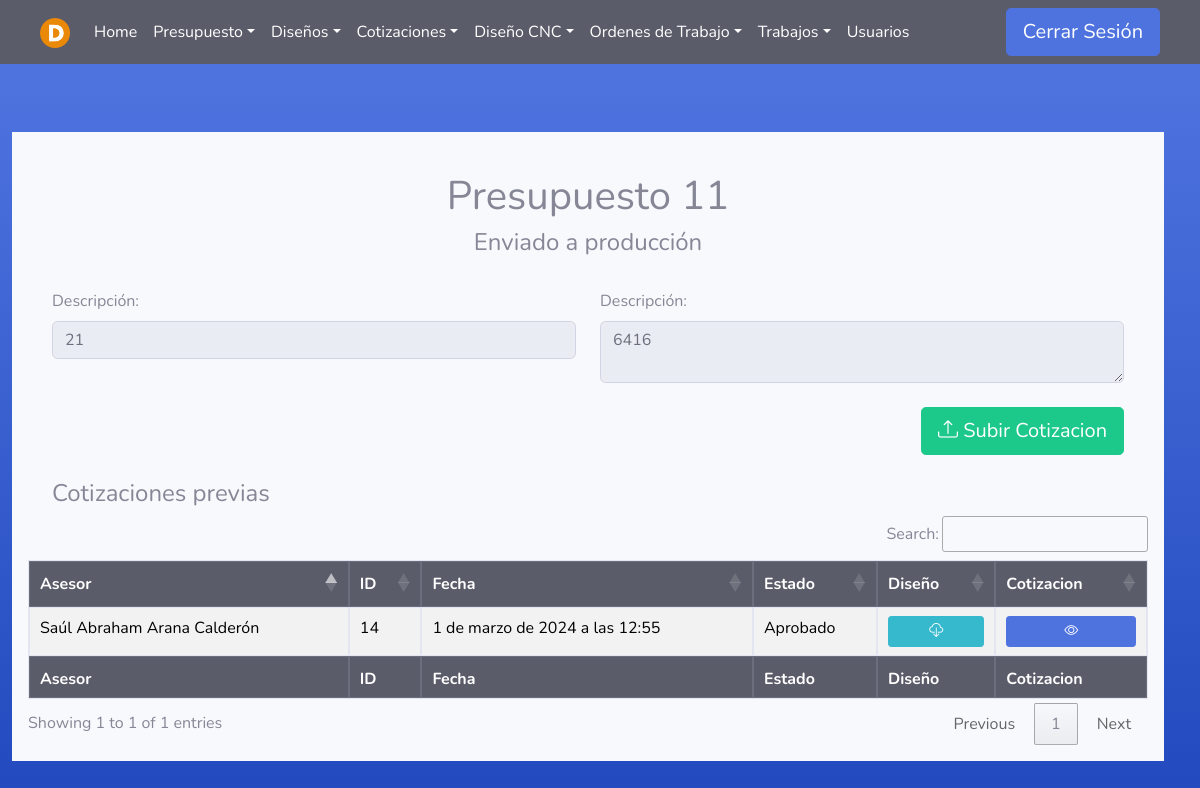
/Cotizaciones/Informacion/11/ (signed in), run on an earlier commit of the app's database.
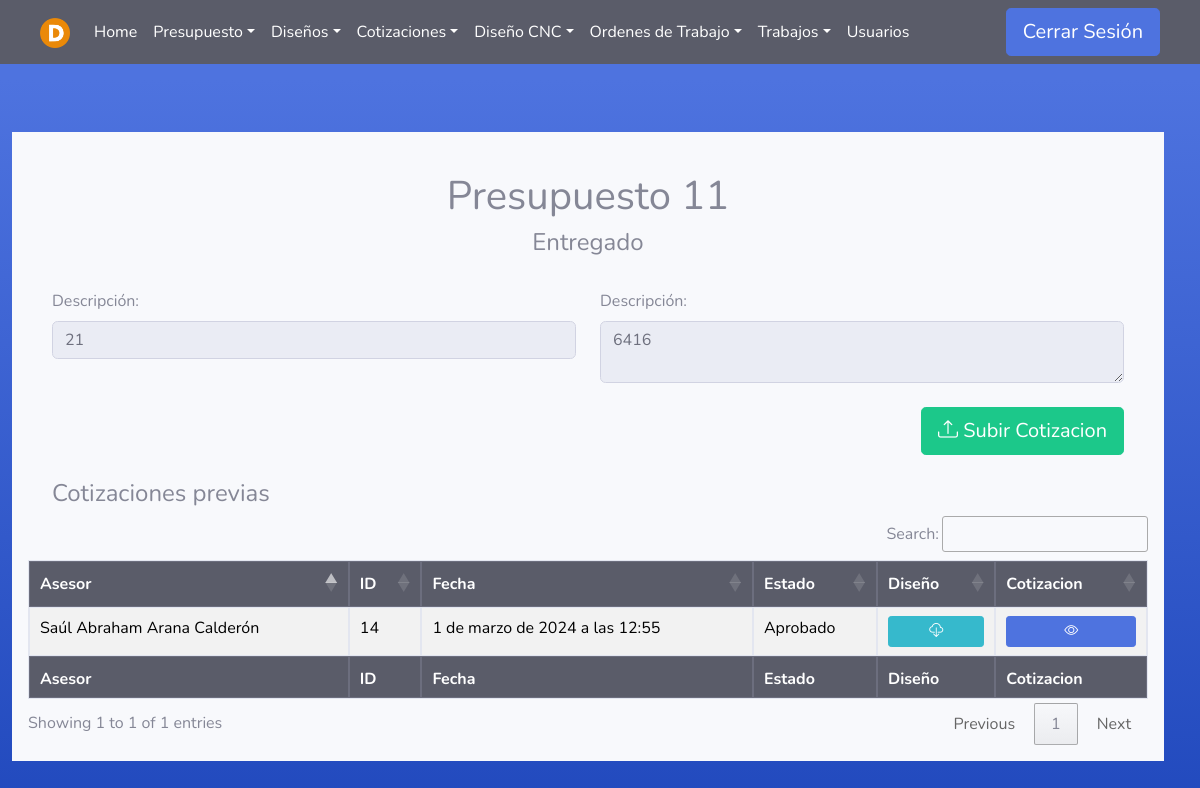
And on a later commit of the database.
### Asesores/models.py (models this page shows)
class Presupuesto(models.Model):
    asesor = models.ForeignKey(User, on_delete=models.PROTECT, null=False, blank=False)
    fecha_inicio = models.DateTimeField(null=False, auto_now_add=True, blank=False)
    cliente = models.CharField(max_length=100, null=False, blank=False)
    descripcion = models.TextField(null=False, blank=False)
    estado=models.TextField(null=True, blank=True)
    fecha_fin = models.DateTimeField(null=True, blank=True)

### Cotizadores/views.py (the view)
# urls.py: path('Informacion/<pre_id>/', cotizador_views.info_cot , name='Cotizaciones_info'),
@login_required(login_url='index')
def info_cot(request, pre_id):
    user = request.user
    if (user.groups.filter(name='Cotizador').exists() or user.groups.filter(name='Administrador').exists() or user.is_superuser or user.groups.filter(name='Designer').exists()):
        presupuesto = get_object_or_404(Presupuesto, pk=pre_id)
        disenos = Diseno.objects.filter(presupuesto_id=presupuesto)
        cotizaciones = Cotizacion.objects.filter(diseno__presupuesto=presupuesto)
        return render(request, 'Cotizador/Cotizador_info.html', {'presupuesto': presupuesto, 'disenos': disenos, 'cotizaciones': cotizaciones})
    else:
        error = "No tienes permiso para acceder a esta página."
        return render(request, '404.html', {'error': error})

### Templates/Cotizador/Cotizador_info.html (shortened to what this page needs)
{% extends 'tables.html' %}
{% block botones%}
<div class="container-fluid">
    <div class="text-center">
        <br>
        <h1>Presupuesto {{presupuesto.id}}</h1>
        <h4>{{presupuesto.estado}}</h4>
    </div>
    <br>
    <div class="row">
        <div class="col-md-6">
            <label for="cliente">Descripción:</label>
            <input type="text" class="form-control form-control-user" name="cliente" id="cliente" readonly
                value="{{presupuesto.cliente}}">
        </div>
        <div class="col-md-6">
            <label for="presupuesto_desc">Descripción:</label>
            <textarea class="form-control form-control-user" readonly
                name="presupuesto_desc">{{ presupuesto.descripcion }}</textarea>
        </div>
    </div>
    <br>
    <div class="row justify-content-end">
        <div class="col-md-12 col-lg-6 text-right">
            <a class="btn btn-success btn-lg"
                href="/Cotizaciones/SubirArchivo/Nueva_Cotizacion/{{presupuesto.id}}"><i class="bi bi-upload"></i> Subir Cotizacion</a>
        </div>
    </div>
    <br>
    <div class="row">
        <div class="col">
            <h4>Cotizaciones previas</h4>
        </div>
    </div>
</div>
{% endblock %}
{% load static %}
{% block head %}
{% if user.is_superuser or user.groups.all.0.name == "Administrador" %}
<th>Asesor</th>
{% endif %}
<th>ID</th>
<th>Fecha</th>
<th>Estado</th>
<th>Diseño</th>
<th>Cotizacion</th>
{% endblock %}
{% block tbody %}
{% for diseno in disenos %}
<tr>
    {% if user.is_superuser or user.groups.all.0.name == "Administrador" %}
    {% if diseno.usuario.first_name and diseno.usuario.last_name %}
    <td>{{ diseno.usuario.first_name}} {{ diseno.usuario.last_name}}</td>
    {% else %}
    <td>{{ diseno.usuario.username}}</td>
    {% endif %}
    {% endif %}
    <td>{{ diseno.id }}</td>
    <td>{{ diseno.fecha }}</td>
    <td>{{ diseno.estado }}</td>
    <td>
        <div>
            <a class="btn btn-info btn-sm btn-block" href="{% url 'descargar_archivo_Cotizacion' id=diseno.id %}" download>
                <i class="bi bi-cloud-download"></i>
            </a>
        </div>
    </td>
    <td>
        {% if diseno.estado != 'Rechazado' and diseno.estado != 'Diseño guía' %}
            <a class="btn btn-primary btn-sm btn-block" href="/Presupuesto/Informacion/Diseno/{{diseno.id}}/">
                <i class="bi bi-eye"></i>
            </a>
        {% endif %}
    </td>
</tr>
{% endfor %}
{% endblock %}
{% block footer %}
{% if user.is_superuser or user.groups.all.0.name == "Administrador" %}
<th>Asesor</th>
{% endif %}
<th>ID</th>
<th>Fecha</th>
<th>Estado</th>
<th>Diseño</th>
<th>Cotizacion</th>
{% endblock %}

What changed in the data, as far as the page shows it:
changed Presupuesto id 11: estado "Enviado a producción" → "Entregado"
